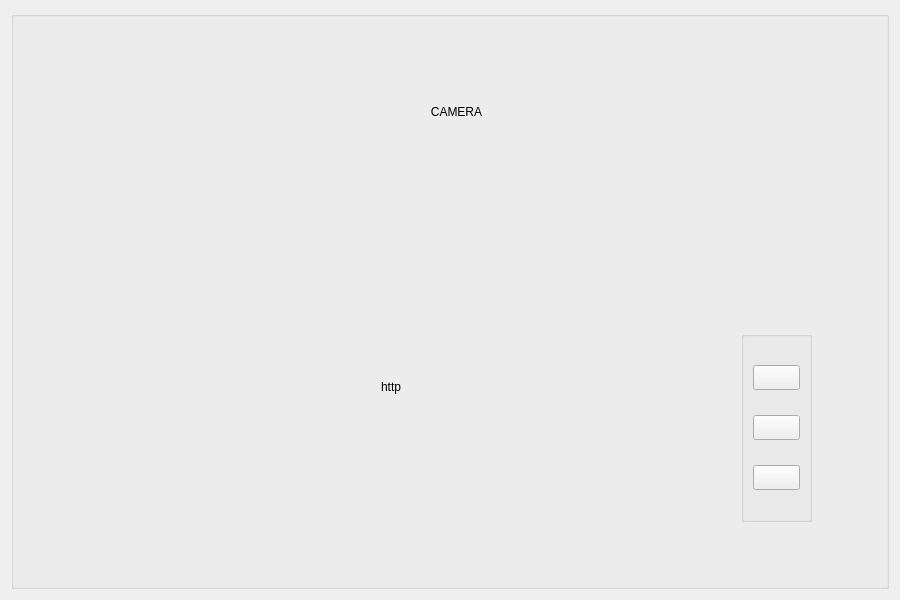
<?xml version="1.0" encoding="UTF-8"?>
<ui version="4.0">
 <class>camera</class>
 <widget class="QWidget" name="camera">
  <property name="geometry">
   <rect>
    <x>0</x>
    <y>0</y>
    <width>900</width>
    <height>600</height>
   </rect>
  </property>
  <property name="windowTitle">
   <string>Form</string>
  </property>
  <layout class="QGridLayout" name="gridLayout">
   <item row="0" column="0">
    <widget class="QGroupBox" name="groupBox_2">
     <property name="title">
      <string/>
     </property>
     <widget class="QGroupBox" name="groupBox">
      <property name="geometry">
       <rect>
        <x>730</x>
        <y>320</y>
        <width>71</width>
        <height>191</height>
       </rect>
      </property>
      <property name="title">
       <string/>
      </property>
      <layout class="QVBoxLayout" name="verticalLayout">
       <item>
        <widget class="QPushButton" name="pushButton_2">
         <property name="font">
          <font>
           <family>楷体</family>
          </font>
         </property>
         <property name="text">
          <string/>
         </property>
         <property name="checkable">
          <bool>true</bool>
         </property>
         <property name="autoRepeat">
          <bool>true</bool>
         </property>
         <property name="autoExclusive">
          <bool>true</bool>
         </property>
        </widget>
       </item>
       <item>
        <widget class="QPushButton" name="pushButton_3">
         <property name="font">
          <font>
           <family>楷体</family>
          </font>
         </property>
         <property name="text">
          <string/>
         </property>
         <property name="checkable">
          <bool>true</bool>
         </property>
         <property name="autoRepeat">
          <bool>true</bool>
         </property>
         <property name="autoExclusive">
          <bool>true</bool>
         </property>
        </widget>
       </item>
       <item>
        <widget class="QPushButton" name="pushButton">
         <property name="font">
          <font>
           <family>楷体</family>
          </font>
         </property>
         <property name="text">
          <string/>
         </property>
         <property name="checkable">
          <bool>true</bool>
         </property>
         <property name="autoRepeat">
          <bool>true</bool>
         </property>
         <property name="autoExclusive">
          <bool>true</bool>
         </property>
        </widget>
       </item>
      </layout>
     </widget>
     <widget class="QLabel" name="word">
      <property name="geometry">
       <rect>
        <x>150</x>
        <y>10</y>
        <width>591</width>
        <height>181</height>
       </rect>
      </property>
      <property name="frameShadow">
       <enum>QFrame::Raised</enum>
      </property>
      <property name="text">
       <string>CAMERA</string>
      </property>
      <property name="alignment">
       <set>Qt::AlignCenter</set>
      </property>
     </widget>
     <widget class="QLabel" name="label">
      <property name="geometry">
       <rect>
        <x>370</x>
        <y>300</y>
        <width>181</width>
        <height>151</height>
       </rect>
      </property>
      <property name="text">
       <string>http</string>
      </property>
     </widget>
     <widget class="QLabel" name="bar">
      <property name="geometry">
       <rect>
        <x>0</x>
        <y>230</y>
        <width>878</width>
        <height>16</height>
       </rect>
      </property>
      <property name="text">
       <string/>
      </property>
     </widget>
    </widget>
   </item>
  </layout>
 </widget>
 <resources/>
 <connections/>
</ui>
